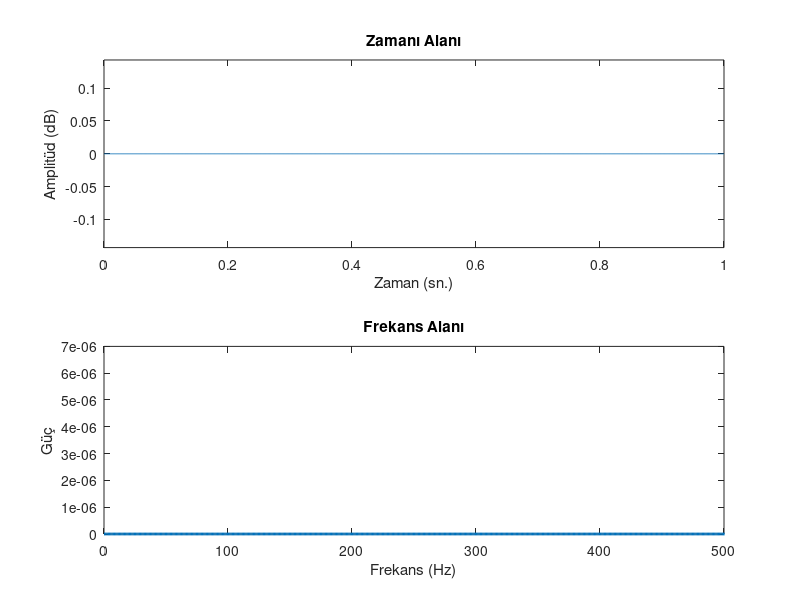

Recreate this plot in MATLAB. (Note: this script raises an error after producing the figure.)
%Gerçek Zamanlı Ses Spektrogramı Oluşturma
%Soner Türüdü

%Kayıt ve analiz parametreleri
srate = 44100/4;
time  = 0:1/srate:1-1/srate;
n     = length(time);
hz    = linspace(0,srate,n);

% Çizimin oluşturulması
figure(1), clf

% Zaman alanı
subplot(211)
timeh = plot(time,zeros(n,1));
set(gca,'ylim',[-1 1]/7)  
xlabel('Zaman (sn.)'), ylabel('Amplitüd (dB)')
title('Zamanı Alanı')

% Frekans alanı
subplot(212)
freqh = plot(hz, zeros(n,1),'linew',2);
set(gca,'xlim',[0 500],'ylim',[0 7]*1e-6)
xlabel('Frekans (Hz)'), ylabel('Güç')
title('Frekans Alanı')


% ses kaydedici kurulumu
auddat = audiorecorder (srate,8,1);

% Kaydı başlatma ve arabellekte tutma
record (auddat);
pause(1.1);

% Ctrl-c ile çıkana kadar, projenin çalışmasını sağlama
while 1
    
    % bir önceki saniyeden veri alınması
    data = getaudiodata (auddat);
    data = data (end-srate+1:end);
    
    % çizimlerin güncel tutulması
    set(timeh,'YData', data);
    set(freqh,'YData', abs(fft(data)/n).^2);
    
    pause(.1)
end

%Durdurma
%Burada hata verebilir. Fakat önemli değil, silebilirsiniz
%Ctrl-c kullanarak çıkacağız

stop(auddat);

